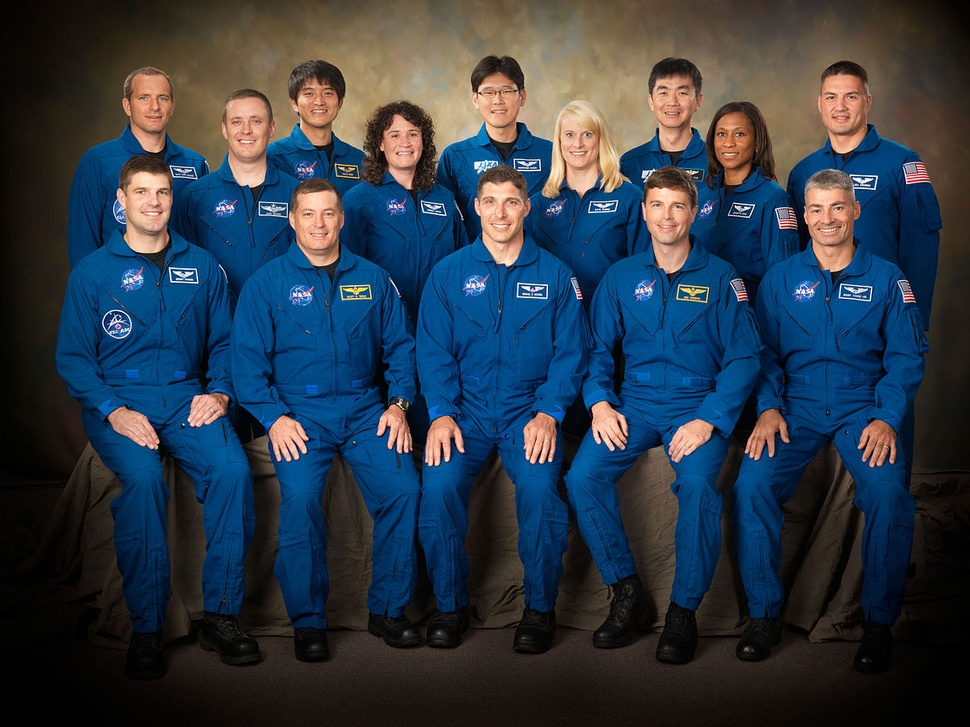
#> input picture image1.jpg, 970 x 727 px, shrunk from 1200 x 900 before the run
$ python Face_count.py
#> lines starting #> are read from the running program, lines starting #| are printed output that depends on the picture; after the words box and inside, x2 and y2 are one past the last pixel; in counts of white or black regions, pixels touching at a corner belong together
#!/usr/bin/env python
# coding: utf-8
# Author: Rajpal Virk | 20 May 2020

# Import required libraries
import cv2
from random import randint            # this is to generate a random number which will be used to save the output image

# Load Image
img = cv2.imread("image1.jpg")
#> img is the input picture: shape (727, 970, 3); mean B, G, R 69.7, 57.4, 45.3
cv2.imshow("Original Image", img)

# Convert Image to Grayscale
gray = cv2.cvtColor(img, cv2.COLOR_BGR2GRAY)
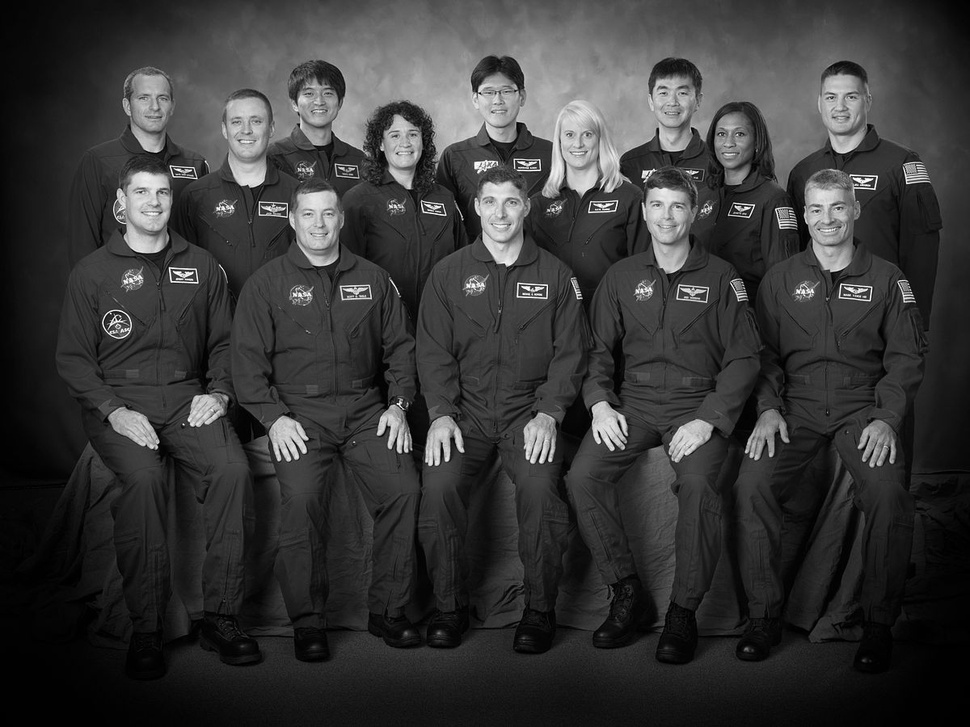
#> gray: shape (727, 970); min 0, max 254, mean 55.2
cv2.imshow("Grayed Image", gray)

# Haar Cascade Algorithm to detect frontal face
face_cascade = cv2.CascadeClassifier('haarcascade_frontalface_default.xml')

# Deploying Haar Cascade algorithm
faces = face_cascade.detectMultiScale(gray, 1.3,5)
#> faces = 14 rows, first 6: [124, 76, 57, 57], [707, 115, 50, 50], [472, 71, 54, 54], [293, 73, 52, 52], [812, 75, 59, 59], [217, 99, 58, 58]

# set a counter to count the face detected
count = 0

# Add and Count Bounding boxes
for (x,y,w,h) in faces:
    cv2.rectangle(img, (x,y), (x+w, y+h), (0, 0, 255), 4)
    count = count+1
#> this loop made 14 passes
#> (x, y, w, h) on passes 1 to 12: (124, 76, 57, 57), (707, 115, 50, 50), (472, 71, 54, 54), (293, 73, 52, 52), (812, 75, 59, 59), (217, 99, 58, 58), (378, 116, 51, 51), (554, 115, 51, 51), (124, 171, 57, 57), (472, 180, 58, 58), (639, 183, 58, 58), (799, 186, 57, 57)
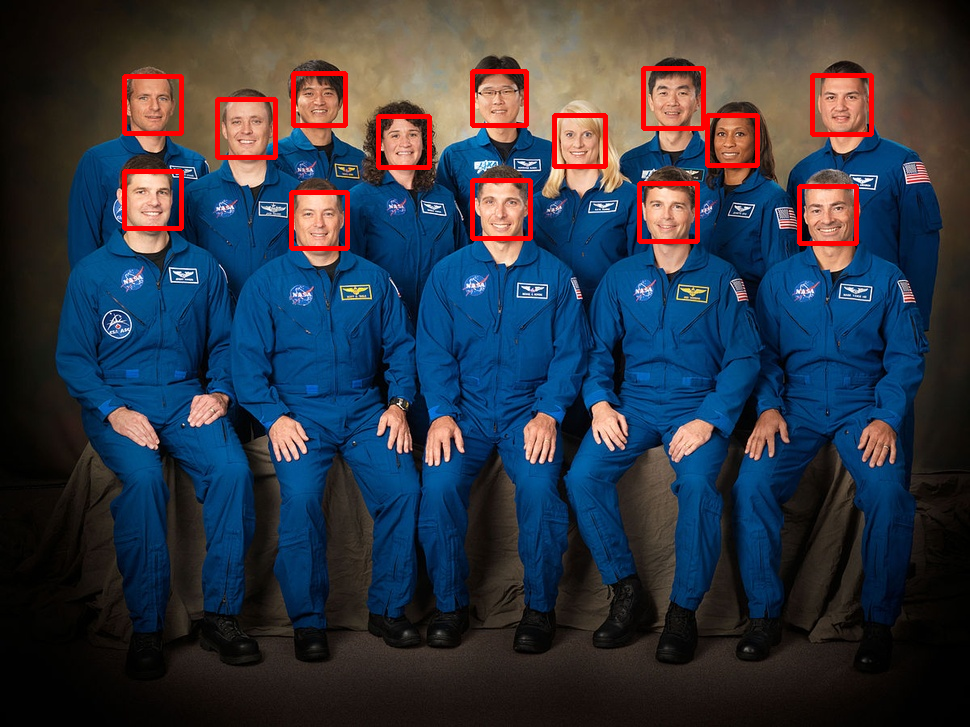
#> img: shape (727, 970, 3); 2.18% of pixels changed, all inside (x1, y1, x2, y2) = (122, 66, 874, 251)
#> after the loop, count = 14

# Add count to image
cv2.putText(img, str(count),(0,200), cv2.FONT_ITALIC, 2,(255,255,255),2,cv2.LINE_AA)
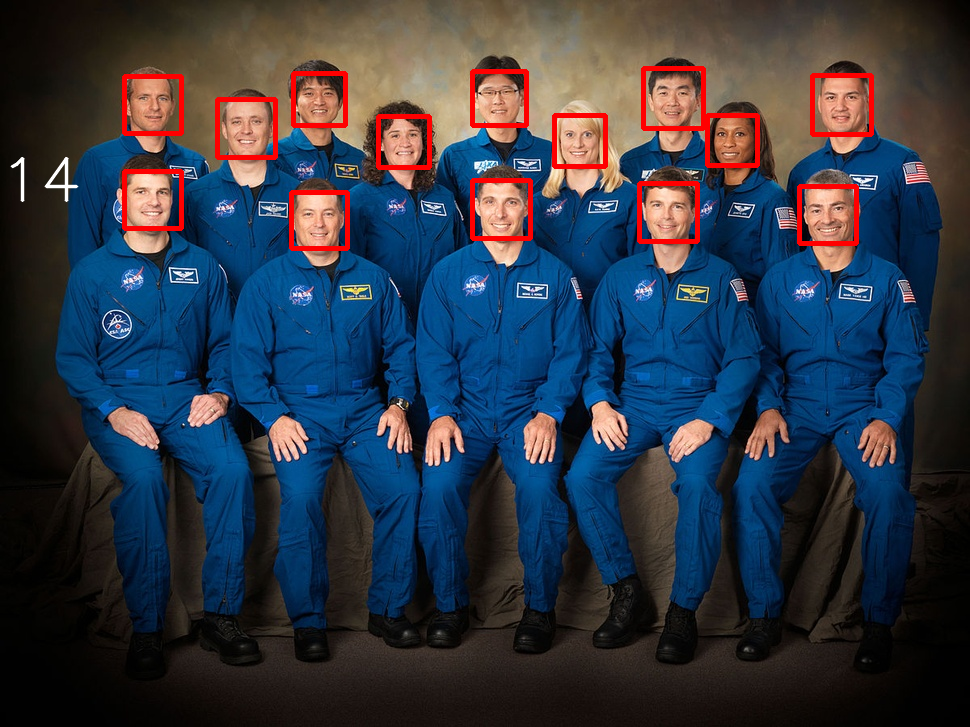
#> img: shape (727, 970, 3); 0.11% of pixels changed, all inside (x1, y1, x2, y2) = (10, 156, 79, 203)


# output image name set up using random number between 0 - 100 and set output as .jpg
result_image = ('result_image ' + str(randint(0,100)) + '.jpg')

# save the output image
cv2.imwrite(result_image, img)

# Print output
print("Total number of faces in image: ", count)
#| Total number of faces in image:  14
cv2.imshow("Output Image", img)
cv2.waitKey(0)
cv2.destroyAllWindows()
